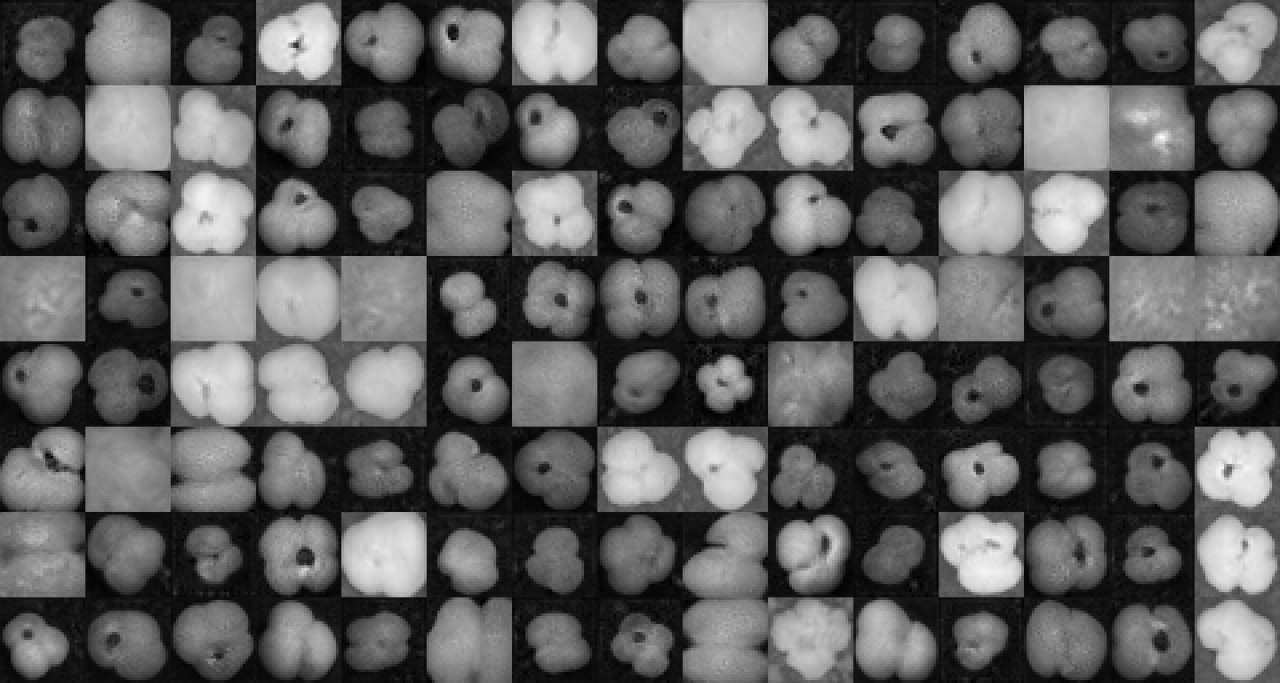
#> input picture fakes003045.png, 3840 x 2048 px (shown at 1/3 size); its folder holds only this picture in this run
$ python -i images.py   (imports and definitions only)
#> lines starting #> are read from the running program, lines starting #| are printed output that depends on the picture; after the words box and inside, x2 and y2 are one past the last pixel; in counts of white or black regions, pixels touching at a corner belong together
"""Utilities for image processing
Building on the region thresholding examples in skimage
"""
import os
import logging
from skimage.measure import label, regionprops
import skimage.io
import skimage.filters


def list_image_filenames(image_dir):
    """Recurse through image_dir, return paths to jpg files"""
    matches = []
    for root, dirnames, filenames in os.walk(image_dir):
        for filename in filenames:
            if filename.lower().endswith('jpg') or filename.lower().endswith('png'):  # noqa: E501
                matches.append(os.path.join(root, filename))
    return matches


def best_guess_crop(props):
    """The foram will often be in the region with second biggest area
    It ought to be in the squarest area in the largest couple of regions
    TODO restore the dominant colour filtering of square text
    """
    props = sorted(props, key=lambda prop: prop.area)
    props.reverse()
    ratios = []
    for index, prop in enumerate(props[0:2]):
        ratio = prop.minor_axis_length / prop.major_axis_length
        ratios.append(ratio)
    use_index = ratios.index(max(ratios))
    best_guess = props[use_index]
    # In some cases we can't threshold the foram and select the
    # largest character instead; in which case return nothing
    if best_guess.area < 100:
        best_guess = None
    return best_guess


class NoForamFound(Exception):
    pass


def crop_foram(filename, directory=None, size=128, pad=4):
    """Accepts a filename of an image collected from Endless Forams
    Finds the region with the actual foram in it, resizes,
    Saves the results in directory if specified,
    Returns the result of the crop
    Accepts image size (default 128) and padding around selection"""
#> called with filename = '../fakes003045.png', size = 128, pad = 4

    image = skimage.io.imread(fname=filename)
#> image is the input picture: shape (2048, 3840); min 0, max 255, mean 93.8
    image = skimage.color.rgb2gray(image)

    region = regions_threshold(image)
    # In some cases Yen threshold fails, we see the whole image; use Otsu
    # There must be several better ways
    if not region or region.area > 100000:
        region = regions_threshold(
            image, method=skimage.filters.threshold_otsu)
    if not region:
        raise NoForamFound("couldn't identify the foram")

    minr, minc, maxr, maxc = region.bbox
    cropped = None
    try:
        cropped = skimage.transform.resize(image[minr - pad:maxr + pad, minc - pad:maxc + pad],
                         (size, size),
                         anti_aliasing=True)
    except ValueError:
        raise NoForamFound("couldnt resize the crop")

    if directory:
        if not os.path.exists(directory):
            os.makedirs(directory)

    # save each cropped image by its original filename
    filename = filename.split('/')[-1]
    filename = filename.replace('.jpg', '.png')
    skimage.io.imsave(os.path.join(directory, filename), cropped)
    return cropped


def regions_threshold(image, method=skimage.filters.threshold_yen):
    t = method(image)
#> t = 145
    mask = image > t
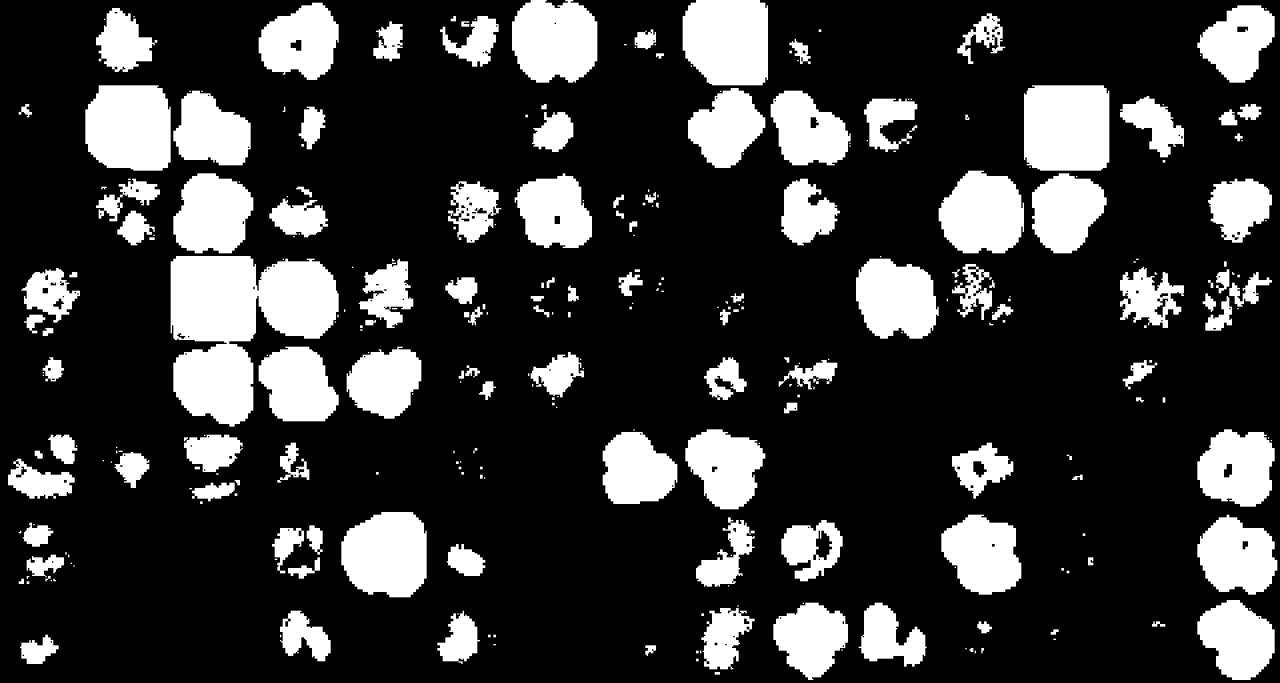
#> mask: shape (2048, 3840) bool (shown at 1/3 size); 22.2% white; 301 white regions (81 under 20 px)

    label_img = label(mask, connectivity=mask.ndim)
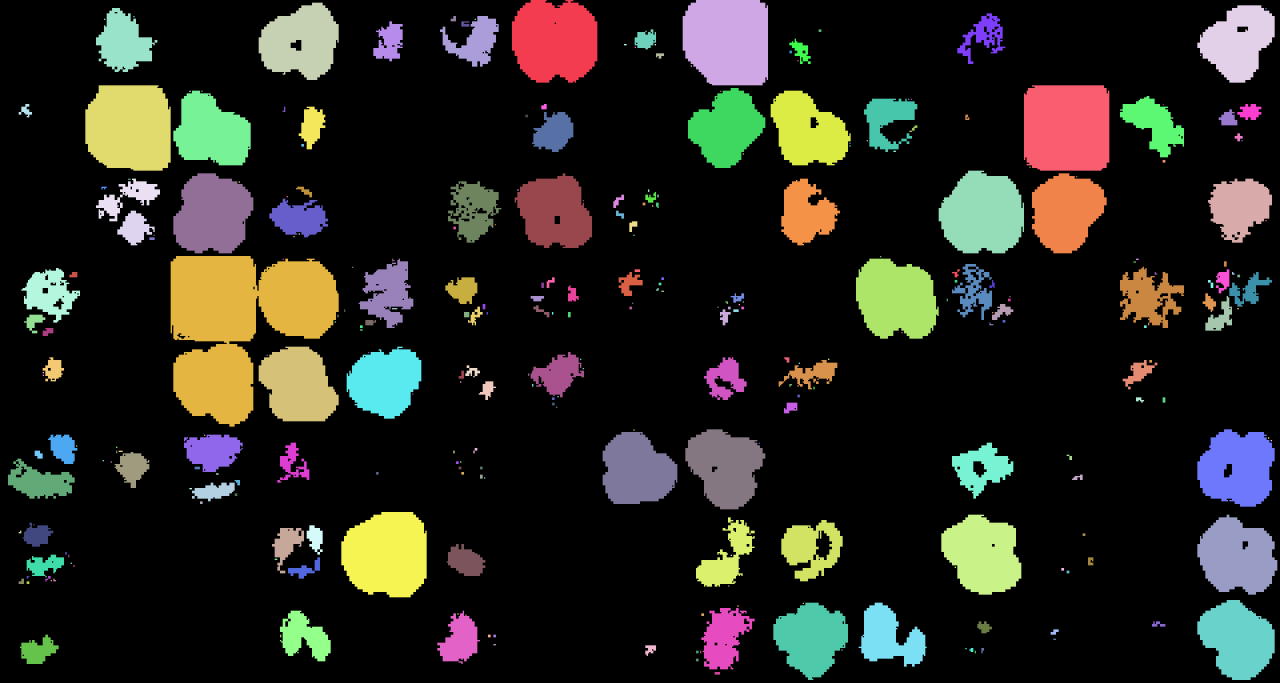
#> label_img: shape (2048, 3840) int32 (shown at 1/3 size); 302 distinct labels, from 0 to 301; one colour per label, 0 black
    props = regionprops(label_img)
#> props = 301 regions; largest, box (x1, y1, x2, y2) and area: (512, 768, 1016, 1280) 158080, (3072, 256, 3328, 512) 63872, (2048, 0, 2304, 256) 59872, (256, 256, 512, 512) 58976, (1024, 1536, 1280, 1792) 54304

    region = best_guess_crop(props)
#> the loop in best_guess_crop, `for index, prop in enumerate(props[0:2]):` made 2 passes
#> ratio on passes 1 to 2: 0.744, 0.991
#> after the loop in best_guess_crop, `for index, prop in enumerate(props[0:2]):`: ratios = [0.744, 0.991]
#> in best_guess_crop, `use_index = ratios.index(max(ratios))`: use_index = 1
    return region

>>> result = crop_foram('../fakes003045.png')
#> in crop_foram, `minr, minc, maxr, maxc = region.bbox`: minr = 256; minc = 3072; maxr = 512; maxc = 3328
#> in crop_foram, `cropped = skimage.transform.resize(image[minr - pad:maxr + pad, minc -..`:
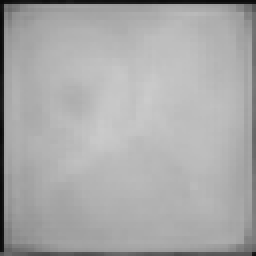
#> cropped: shape (128, 128) float64 (shown 2 times larger); min 0.0392, max 0.8, mean 0.666
#> (the run stopped early here; a loop or call above may not have finished)
